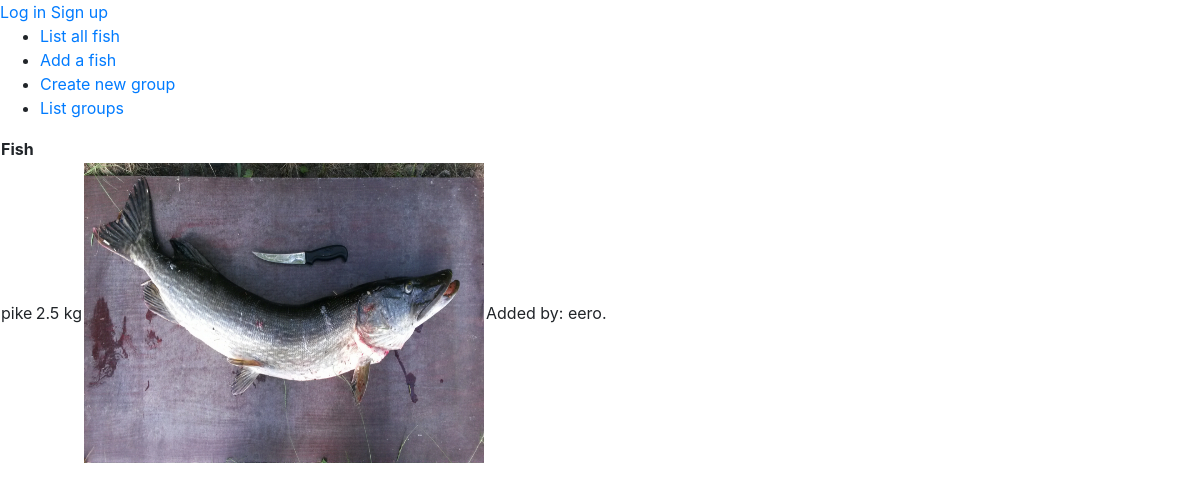
The page /fish/1 on the database its author committed.
### application/fish/models.py (models this page shows, shortened)
class Fish(Base):
    species = db.Column(db.String(144), nullable=False)
    weight = db.Column(db.Numeric(precision=4, asdecimal=False, decimal_return_scale=None))
    image_file = db.Column(db.String(20))
    account_id = db.Column(db.Integer, db.ForeignKey('account.id'),
                            nullable=False)

### application/auth/models.py (models this page shows, shortened)
class User(Base):
    __tablename__ = "account"
    username = db.Column(db.String(144), unique=True, nullable=False)
    password = db.Column(db.String(144), nullable=False)
    groups = db.relationship('Group', secondary=groups, backref=db.backref('accounts', lazy=True))
    fish = db.relationship("Fish",backref='account',lazy=True)

### application/fish/views.py (the view)
@app.route("/fish/<int:fish_id>")
def fish_view(fish_id):
    fish = Fish.query.get_or_404(fish_id)
    user = User.query.get_or_404(fish.account_id)
    if fish.image_file is None:
         return render_template("fish/view.html", fish=fish, user=user)
    print("IMG", fish)
    picture = url_for('static', filename='pictures/'+ fish.image_file)
    myfile=os.path.exists('\\application')
    osPath =  os.path.dirname(os.path.abspath(__file__))
    newPath = os.path.dirname(osPath)
    print("OS .. ", newPath)
    print("NEW PATH ",newPath+picture)
    return render_template("fish/view.html", fish=fish, user=user, picture=picture)

### application/__init__.py (called while the page is built)
@app.after_request
def add_header(response):
    response.headers['Cache-Control'] = 'no-store, no-cache, must-revalidate, post-check=0, pre-check=0, max-age=0'
    response.headers['Pragma'] = 'no-cache'
    response.headers['Expires'] = '-1'
    return response

### application/templates/fish/view.html
{% extends "layout.html" %}
{% block body %}
<table>
  <tr>
    <th>Fish</th>
  </tr>
  <tr>
    <td>{{ fish.species }}</td>
    <td>{{ fish.weight }} kg</td>
    <td>
      <img src="{{ picture }}" height="300" width="400" alt="Fish image">
    </td>
    {% if user == current_user %}
      <td>Added by: You. </td>
      <td><a href="{{ url_for('fish_update', fish_id=fish.id) }}">Update</a></td>
    <form method="POST" action="{{ url_for('fish_delete',fish_id=fish.id)}}">
      <td><input type="submit" value="Delete"></td>
    </form>
    {% else %}
    <td>Added by: {{ user.username }}. </td>
    {% endif %}
  </tr>
</table>
{% endblock %}

### rows shown on the page
Fish: species "pike", weight "2.5"
User: username "eero"
